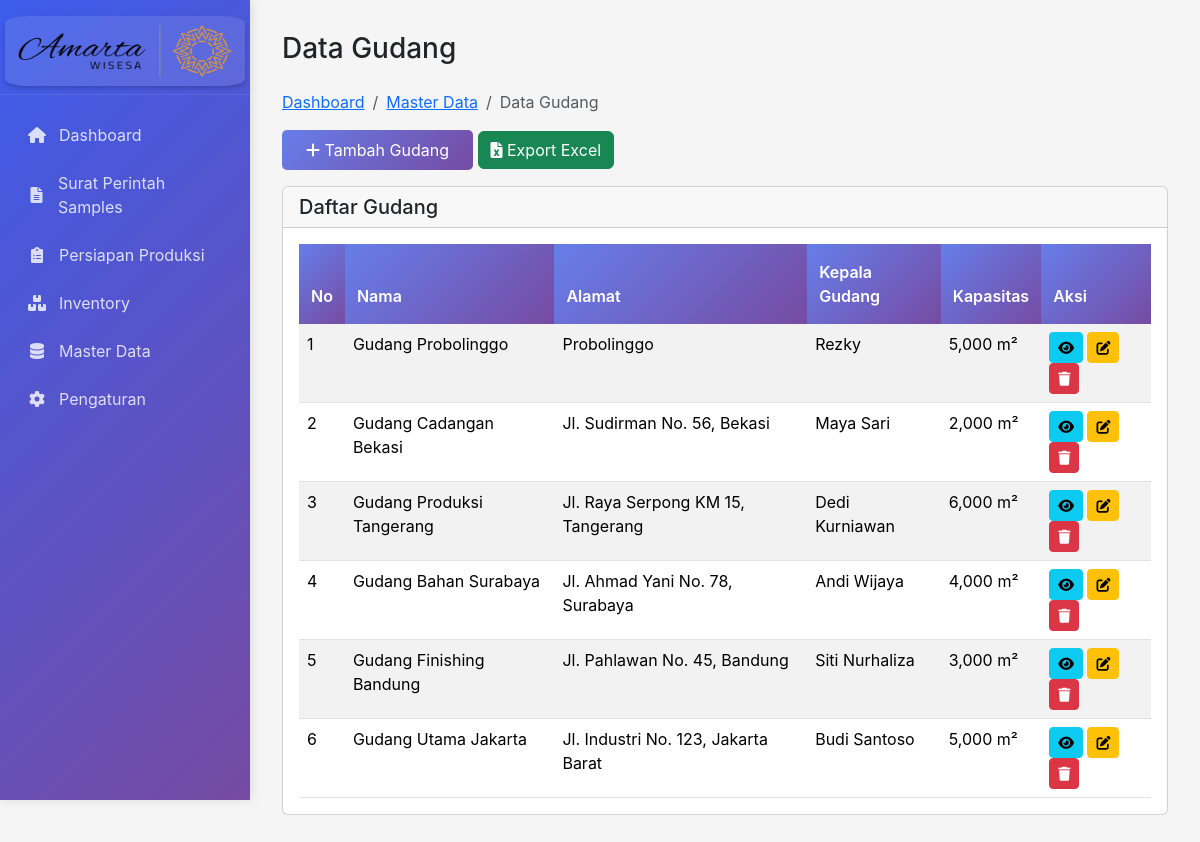
Screenshot of /data-gudang.php with the database file from the repository.
### tables this page shows
CREATE TABLE `gudang` (
  `id_gudang` int(11) NOT NULL,
  `nama` varchar(100) NOT NULL,
  `alamat` text NOT NULL,
  `kepala_gudang` varchar(100) NOT NULL,
  `kapasitas` int(11) NOT NULL COMMENT 'Kapasitas dalam meter persegi',
  `keterangan` text DEFAULT NULL,
  `created_at` timestamp NOT NULL DEFAULT current_timestamp(),
  `updated_at` timestamp NOT NULL DEFAULT current_timestamp() ON UPDATE current_timestamp()
);

### data-gudang.php (the view, shortened to what this page needs)
<?php
include 'config/db.php';
include 'includes/header.php';
$sql = "SELECT * FROM gudang ORDER BY id_gudang DESC";
$result = mysqli_query($conn, $sql);
$gudangList = mysqli_fetch_all($result, MYSQLI_ASSOC);
?>
<div class="main-content">
    <div class="row">
        <div class="col-12">
            <h1 class="h3 mb-4">Data Gudang</h1>
            <nav aria-label="breadcrumb">
                <ol class="breadcrumb">
                    <li class="breadcrumb-item"><a href="index.php">Dashboard</a></li>
                    <li class="breadcrumb-item"><a href="master-data.php">Master Data</a></li>
                    <li class="breadcrumb-item active">Data Gudang</li>
                </ol>
            </nav>
            <div class="mb-3">
                <button type="button" class="btn btn-primary" data-bs-toggle="modal" data-bs-target="#tambahGudangModal">
                    <i class="fas fa-plus"></i> Tambah Gudang
                </button>
                <button type="button" class="btn btn-success">
                    <i class="fas fa-file-excel"></i> Export Excel
                </button>
            </div>
            <div class="card">
                <div class="card-header">
                    <h5 class="card-title mb-0">Daftar Gudang</h5>
                </div>
                <div class="card-body">
                    <div class="table-responsive">
                        <table class="table table-striped table-hover" id="tabelGudang">
                            <thead>
                                <tr>
                                    <th>No</th>
                                    <th>Nama</th>
                                    <th>Alamat</th>
                                    <th>Kepala Gudang</th>
                                    <th>Kapasitas</th>
                                    <th>Aksi</th>
                                </tr>
                            </thead>
                            <tbody>
                                <?php $no = 1; foreach ($gudangList as $gudang): ?>
                                <tr>
                                    <td><?= $no++; ?></td>
                                    <td><?= htmlspecialchars($gudang['nama']); ?></td>
                                    <td><?= htmlspecialchars($gudang['alamat']); ?></td>
                                    <td><?= htmlspecialchars($gudang['kepala_gudang']); ?></td>
                                    <td><?= number_format($gudang['kapasitas']); ?> m²</td>
                                    <td>
                                        <a href="detail-gudang.php?id=<?= $gudang['id_gudang']; ?>" class="btn btn-sm btn-info">
                                            <i class="fas fa-eye"></i>
                                        </a>
                                        <a href="edit-gudang.php?id=<?= $gudang['id_gudang']; ?>" class="btn btn-sm btn-warning">
                                            <i class="fas fa-edit"></i>
                                        </a>
                                        <button type="button" class="btn btn-sm btn-danger" onclick="hapusGudang(<?= $gudang['id_gudang']; ?>)">
                                            <i class="fas fa-trash"></i>
                                        </button>
                                    </td>
                                </tr>
                                <?php endforeach; ?>
                            </tbody>
                        </table>
                    </div>
                </div>
            </div>
        </div>
    </div>
</div>
<?php
include 'includes/footer.php';
?>

### css/style.css (style rules this page uses)
:root { --sidebar-width: 250px; --primary-color: #0d19fdff; --sidebar-bg: #f8f9fa; --sidebar-border: #dee2e6; }
body { font-family: -apple-system, BlinkMacSystemFont, 'Segoe UI', Roboto, 'Helvetica Neue', Arial, sans-serif; background-color: #f5f5f5; overflow-x: hidden; }
.main-content { margin-left: var(--sidebar-width); padding: 2rem; min-height: 100vh; }
.table { margin: 0; }
.table thead th { background: linear-gradient(135deg, #667eea 0%, #764ba2 100%); color: white; border: none; font-weight: 600; padding: 1rem 0.75rem; }
.btn-primary { background: linear-gradient(135deg, #667eea 0%, #764ba2 100%); border: none; border-radius: 5px; padding: 0.5rem 1.5rem; }

### rows the page displays
gudang: nama "Gudang Probolinggo", alamat "Probolinggo", kepala_gudang "Rezky", kapasitas "5,000"
gudang: nama "Gudang Cadangan Bekasi", alamat "Jl. Sudirman No. 56, Bekasi", kepala_gudang "Maya Sari", kapasitas "2,000"
gudang: nama "Gudang Produksi Tangerang", alamat "Jl. Raya Serpong KM 15, Tangerang", kepala_gudang "Dedi Kurniawan", kapasitas "6,000"
gudang: nama "Gudang Bahan Surabaya", alamat "Jl. Ahmad Yani No. 78, Surabaya", kepala_gudang "Andi Wijaya", kapasitas "4,000"
gudang: nama "Gudang Finishing Bandung", alamat "Jl. Pahlawan No. 45, Bandung", kepala_gudang "Siti Nurhaliza", kapasitas "3,000"
gudang: nama "Gudang Utama Jakarta", alamat "Jl. Industri No. 123, Jakarta Barat", kepala_gudang "Budi Santoso", kapasitas "5,000"
